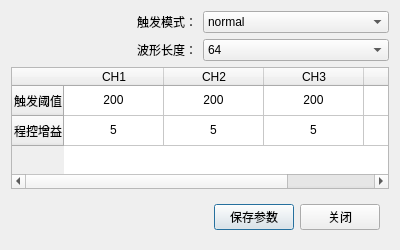
<?xml version="1.0" encoding="UTF-8"?>
<ui version="4.0">
 <class>ParamSetting</class>
 <widget class="QDialog" name="ParamSetting">
  <property name="geometry">
   <rect>
    <x>0</x>
    <y>0</y>
    <width>400</width>
    <height>250</height>
   </rect>
  </property>
  <property name="windowTitle">
   <string>参数设置</string>
  </property>
  <layout class="QGridLayout" name="gridLayout">
   <item row="0" column="0">
    <widget class="QLabel" name="label_3">
     <property name="text">
      <string>触发模式：</string>
     </property>
     <property name="alignment">
      <set>Qt::AlignRight|Qt::AlignTrailing|Qt::AlignVCenter</set>
     </property>
    </widget>
   </item>
   <item row="0" column="1">
    <widget class="QComboBox" name="comboBox_triggerMode">
     <item>
      <property name="text">
       <string>normal</string>
      </property>
     </item>
     <item>
      <property name="text">
       <string>auto</string>
      </property>
     </item>
    </widget>
   </item>
   <item row="1" column="0">
    <widget class="QLabel" name="label_8">
     <property name="text">
      <string>波形长度：</string>
     </property>
     <property name="alignment">
      <set>Qt::AlignRight|Qt::AlignTrailing|Qt::AlignVCenter</set>
     </property>
    </widget>
   </item>
   <item row="1" column="1">
    <widget class="QComboBox" name="comboBox_waveLength">
     <property name="currentIndex">
      <number>0</number>
     </property>
     <item>
      <property name="text">
       <string>64</string>
      </property>
     </item>
     <item>
      <property name="text">
       <string>128</string>
      </property>
     </item>
     <item>
      <property name="text">
       <string>256</string>
      </property>
     </item>
     <item>
      <property name="text">
       <string>512</string>
      </property>
     </item>
    </widget>
   </item>
   <item row="2" column="0" colspan="2">
    <widget class="QTableWidget" name="tableWidget">
     <row>
      <property name="text">
       <string>触发阈值</string>
      </property>
     </row>
     <row>
      <property name="text">
       <string>程控增益</string>
      </property>
     </row>
     <column>
      <property name="text">
       <string>CH1</string>
      </property>
     </column>
     <column>
      <property name="text">
       <string>CH2</string>
      </property>
     </column>
     <column>
      <property name="text">
       <string>CH3</string>
      </property>
     </column>
     <column>
      <property name="text">
       <string>CH4</string>
      </property>
     </column>
     <item row="0" column="0">
      <property name="text">
       <string>200</string>
      </property>
      <property name="textAlignment">
       <set>AlignCenter</set>
      </property>
     </item>
     <item row="0" column="1">
      <property name="text">
       <string>200</string>
      </property>
      <property name="textAlignment">
       <set>AlignCenter</set>
      </property>
     </item>
     <item row="0" column="2">
      <property name="text">
       <string>200</string>
      </property>
      <property name="textAlignment">
       <set>AlignCenter</set>
      </property>
     </item>
     <item row="0" column="3">
      <property name="text">
       <string>200</string>
      </property>
      <property name="textAlignment">
       <set>AlignCenter</set>
      </property>
     </item>
     <item row="1" column="0">
      <property name="text">
       <string>5</string>
      </property>
      <property name="textAlignment">
       <set>AlignCenter</set>
      </property>
     </item>
     <item row="1" column="1">
      <property name="text">
       <string>5</string>
      </property>
      <property name="textAlignment">
       <set>AlignCenter</set>
      </property>
     </item>
     <item row="1" column="2">
      <property name="text">
       <string>5</string>
      </property>
      <property name="textAlignment">
       <set>AlignCenter</set>
      </property>
     </item>
     <item row="1" column="3">
      <property name="text">
       <string>5</string>
      </property>
      <property name="textAlignment">
       <set>AlignCenter</set>
      </property>
     </item>
    </widget>
   </item>
   <item row="3" column="0" colspan="2">
    <widget class="QWidget" name="widget" native="true">
     <property name="sizePolicy">
      <sizepolicy hsizetype="Preferred" vsizetype="Fixed">
       <horstretch>0</horstretch>
       <verstretch>0</verstretch>
      </sizepolicy>
     </property>
     <layout class="QHBoxLayout" name="horizontalLayout">
      <item>
       <spacer name="horizontalSpacer">
        <property name="orientation">
         <enum>Qt::Horizontal</enum>
        </property>
        <property name="sizeHint" stdset="0">
         <size>
          <width>138</width>
          <height>20</height>
         </size>
        </property>
       </spacer>
      </item>
      <item>
       <widget class="QPushButton" name="pushButton_save">
        <property name="text">
         <string>保存参数</string>
        </property>
       </widget>
      </item>
      <item>
       <widget class="QPushButton" name="pushButton_cancel">
        <property name="text">
         <string>关闭</string>
        </property>
       </widget>
      </item>
     </layout>
    </widget>
   </item>
  </layout>
 </widget>
 <resources/>
 <connections/>
</ui>
